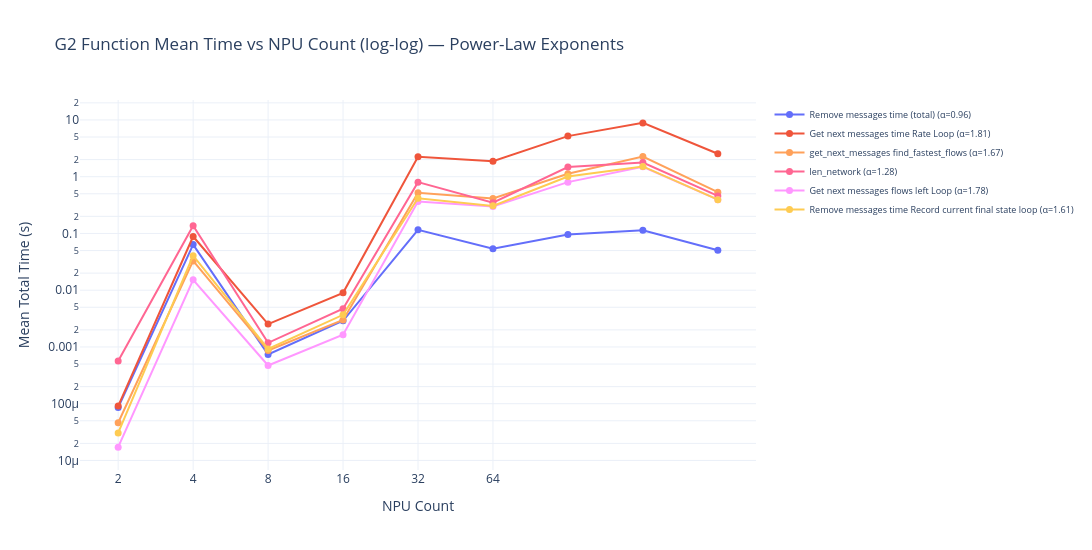

Notebook cell for this chart:
### Code cell
# --- Line plots: absolute time per function vs NPU count (log-log) ---
# Shows how each function's total_s scales with NPU count

fig = go.Figure()
colors = px.colors.qualitative.Plotly + px.colors.qualitative.Set2

for i, sec in enumerate(top10_names):
    agg = (
        et_noinit[et_noinit['section'] == sec]
        .groupby('npu_count', as_index=False)['total_s']
        .mean()
        .sort_values('npu_count')
    )
    if len(agg) < 2:
        continue

    # Power-law fit
    xl = np.log10(agg['npu_count'].values)
    yl = np.log10(agg['total_s'].values.clip(min=1e-9))
    alpha = np.polyfit(xl, yl, 1)[0]

    fig.add_trace(go.Scatter(
        x=agg['npu_count'], y=agg['total_s'],
        mode='lines+markers',
        name=f'{sec} (α={alpha:.2f})',
        marker=dict(size=7),
        line=dict(color=colors[i % len(colors)], width=2),
    ))

fig.update_layout(
    title='G2 Function Mean Time vs NPU Count (log-log) — Power-Law Exponents',
    xaxis_title='NPU Count', yaxis_title='Mean Total Time (s)',
    xaxis_type='log', yaxis_type='log',
    xaxis=dict(tickvals=[2, 4, 8, 16, 32, 64]),
    template='plotly_white', font=dict(size=12),
    height=550, width=1100,
    legend=dict(font=dict(size=9)),
)
fig.show()

### Figure 1 — Plotly figure (JSON) as saved in the notebook; plotly's stock layout.template omitted (floating-point values rounded to 4 significant figures)
{"data": [{"line": {"color": "#636EFA", "width": 2}, "marker": {"size": 7}, "mode": "lines+markers", "name": "Remove messages time (total) (α=0.96)", "type": "scatter", "x": [2, 4, 8, 16, 32, 64, 128, 256, 512], "y": [8.544e-05, 0.06356, 0.0007367, 0.002892, 0.1156, 0.05378, 0.09541, 0.1136, 0.05044]}, {"line": {"color": "#EF553B", "width": 2}, "marker": {"size": 7}, "mode": "lines+markers", "name": "Get next messages time Rate Loop (α=1.81)", "type": "scatter", "x": [2, 4, 8, 16, 32, 64, 128, 256, 512], "y": [9.079e-05, 0.0884, 0.002525, 0.00898, 2.248, 1.874, 5.19, 8.875, 2.536]}, {"line": {"color": "#FFA15A", "width": 2}, "marker": {"size": 7}, "mode": "lines+markers", "name": "get_next_messages find_fastest_flows (α=1.67)", "type": "scatter", "x": [2, 4, 8, 16, 32, 64, 128, 256, 512], "y": [4.614e-05, 0.03282, 0.000865, 0.002989, 0.5228, 0.4144, 1.126, 2.268, 0.5341]}, {"line": {"color": "#FF6692", "width": 2}, "marker": {"size": 7}, "mode": "lines+markers", "name": "len_network (α=1.28)", "type": "scatter", "x": [2, 4, 8, 16, 32, 64, 128, 256, 512], "y": [0.0005674, 0.137, 0.001183, 0.004724, 0.8009, 0.3472, 1.482, 1.774, 0.459]}, {"line": {"color": "#FF97FF", "width": 2}, "marker": {"size": 7}, "mode": "lines+markers", "name": "Get next messages flows left Loop (α=1.78)", "type": "scatter", "x": [2, 4, 8, 16, 32, 64, 128, 256, 512], "y": [1.718e-05, 0.01524, 0.0004722, 0.00164, 0.366, 0.2997, 0.8017, 1.494, 0.394]}, {"line": {"color": "#FECB52", "width": 2}, "marker": {"size": 7}, "mode": "lines+markers", "name": "Remove messages time Record current final state loop (α=1.61)", "type": "scatter", "x": [2, 4, 8, 16, 32, 64, 128, 256, 512], "y": [3.06e-05, 0.04056, 0.0009221, 0.003681, 0.4174, 0.3061, 1.005, 1.514, 0.3941]}], "layout": {"font": {"size": 12}, "height": 550, "legend": {"font": {"size": 9}}, "title": {"text": "G2 Function Mean Time vs NPU Count (log-log) — Power-Law Exponents"}, "width": 1100, "xaxis": {"tickvals": [2, 4, 8, 16, 32, 64], "title": {"text": "NPU Count"}, "type": "log"}, "yaxis": {"title": {"text": "Mean Total Time (s)"}, "type": "log"}}}
